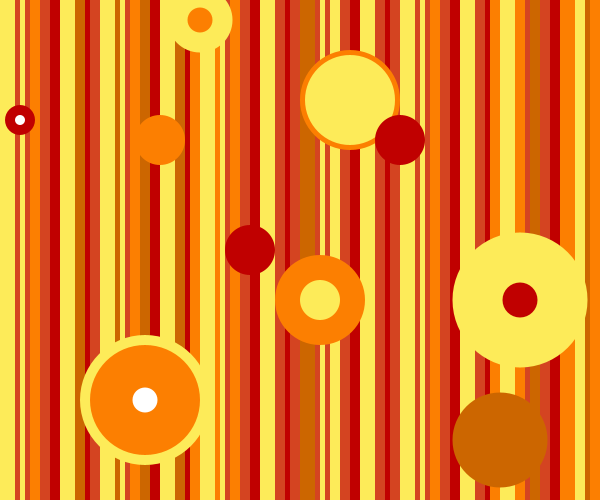
Frame 1 (no input)
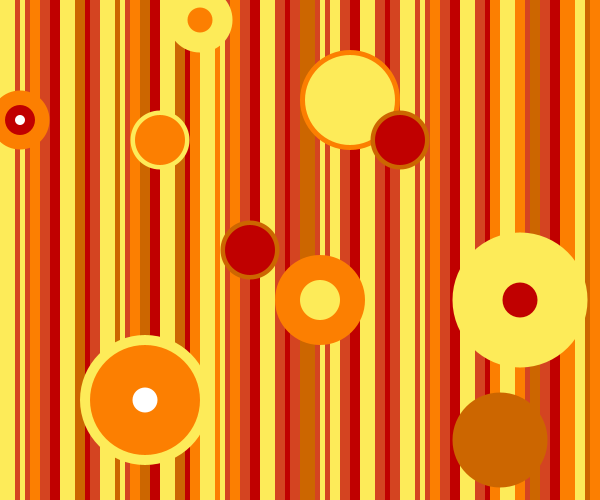
Frame 60 (the mouse pressed at the canvas centre just before this capture)
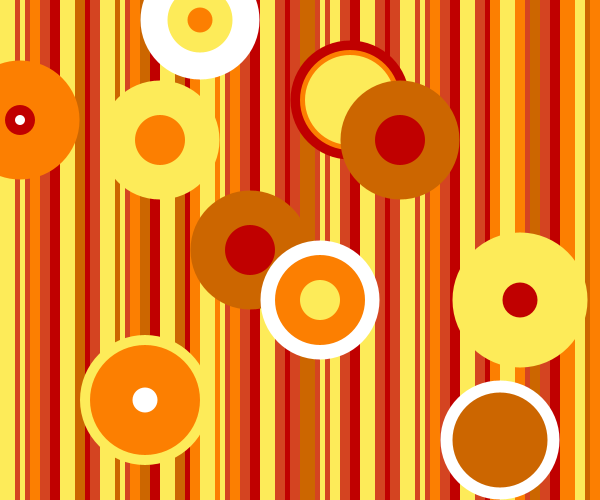
Frame 120 (the mouse held since frame 60 and released just before this capture)

The Processing sketch that drew these frames (run headless with seeded random() and noise(); from frame 60 on, the mouse is pressed at the canvas centre):

// Processing sketch: processing_58376
// ── processing_58376.pde

float circleSize = 0;

void setup() {
  size (600, 500);
}

void draw () {
  
  drawRect (0,0, 15, 500, color(253, 235, 89) );
  drawRect (15,0, 5, 500, color(212 , 68, 33) );
  drawRect (20,0, 15, 500, color(253, 235, 89) );
  drawRect (25,0, 15, 500, color(212 , 68, 33) );
  drawRect (30,0, 10, 500, color(252 , 127, 1) );
  drawRect (40,0, 15, 500, color(212 , 68, 33) );
  drawRect (50,0, 15, 500, color(192 , 0, 0) );
  drawRect (60,0, 15, 500, color(253, 235, 89) );
  drawRect (75,0, 15, 500, color(204, 102, 0) );
  drawRect (85,0, 15, 500, color(192 , 0, 0) );
  drawRect (90,0, 10, 500, color(212 , 68, 33) );
  
  drawRect (100,0, 15, 500, color(253, 235, 89) );
  drawRect (115,0, 5, 500, color(204, 102, 0) );
  drawRect (120,0, 15, 500, color(253, 235, 89) );
  drawRect (125,0, 15, 500, color(212 , 68, 33) );
  drawRect (130,0, 10, 500, color(252 , 127, 1) );
  drawRect (140,0, 15, 500, color(204, 102, 0) );
  drawRect (150,0, 15, 500, color(192 , 0, 0) );
  drawRect (160,0, 15, 500, color(253, 235, 89) );
  drawRect (175,0, 15, 500, color(204, 102, 03) );
  drawRect (185,0, 15, 500, color(192 , 0, 0) );
  drawRect (190,0, 10, 500, color(252 , 127, 1) );
  
  drawRect (200,0, 15, 500, color(253, 235, 89) );
  drawRect (215,0, 5, 500, color(252 , 127, 1) );
  drawRect (220,0, 15, 500, color(253, 235, 89) );
  drawRect (225,0, 15, 500, color(212 , 68, 33) );
  drawRect (230,0, 10, 500, color(252 , 127, 1) );
  drawRect (240,0, 15, 500, color(212 , 68, 33) );
  drawRect (250,0, 15, 500, color(192, 0, 0) );
  drawRect (260,0, 15, 500, color(253, 235, 89) );
  drawRect (275,0, 15, 500, color(212 , 68, 33) );
  drawRect (285,0, 15, 500, color(192 , 0, 0) );
  drawRect (290,0, 10, 500, color(212 , 68, 33) );
  
  drawRect (300,0, 15, 500, color(204, 102, 0) );
  drawRect (315,0, 5, 500, color(212 , 68, 33) );
  drawRect (320,0, 15, 500, color(253, 235, 89) );
  drawRect (325,0, 15, 500, color(212 , 68, 33) );
  drawRect (330,0, 10, 500, color(253, 235, 89) );
  drawRect (340,0, 15, 500, color(212 , 68, 33) );
  drawRect (350,0, 15, 500, color(192 , 0, 0) );
  drawRect (360,0, 15, 500, color(253, 235, 89) );
  drawRect (375,0, 15, 500, color(212 , 68, 33) );
  drawRect (385,0, 15, 500, color(192 , 0, 0) );
  drawRect (390,0, 10, 500, color(212 , 68, 33) );
  
  drawRect (400,0, 15, 500, color(253, 235, 89) );
  drawRect (415,0, 5, 500, color(212 , 68, 33) );
  drawRect (420,0, 15, 500, color(253, 235, 89) );
  drawRect (425,0, 15, 500, color(212 , 68, 33) );
  drawRect (430,0, 10, 500, color(252 , 127, 1) );
  drawRect (440,0, 15, 500, color(212 , 68, 33) );
  drawRect (450,0, 15, 500, color(192 , 0, 0) );
  drawRect (460,0, 15, 500, color(253, 235, 89) );
  drawRect (475,0, 15, 500, color(212 , 68, 33) );
  drawRect (485,0, 15, 500, color(192 , 0, 0) );
  drawRect (490,0, 10, 500, color(252 , 127, 1) );
  
  drawRect (500,0, 15, 500, color(253, 235, 89) );
  drawRect (515,0, 5, 500, color(252 , 127, 1) );
  drawRect (520,0, 15, 500, color(252 , 127, 1) );
  drawRect (525,0, 15, 500, color(212 , 68, 33) );
  drawRect (530,0, 10, 500, color(204, 102, 0) );
  drawRect (540,0, 15, 500, color(212 , 68, 33) );
  drawRect (550,0, 15, 500, color(192 , 0, 0) );
  drawRect (560,0, 15, 500, color(252 , 127, 1) );
  drawRect (575,0, 15, 500, color(253, 235, 89) );
  drawRect (585,0, 15, 500, color(204, 102, 0) );
  drawRect (590,0, 10, 500, color(252 , 127, 1) );
  
  
  fill(252 , 127, 1);
  ellipse(20,120,circleSize,circleSize);
  circleDraw (20,120,30,color (192 , 0, 0));
  circleDraw (20,120,10,color (255));
  
  fill(192 , 0, 0);
  ellipse(145,400,circleSize,circleSize);
  circleDraw (145,400,130,color (253, 235, 89));
  circleDraw (145,400,110,color (252 , 127, 1));
  circleDraw (145,400,25,color (255));
  
  fill(192 , 0, 0);
  ellipse(350,100,circleSize,circleSize);
  circleDraw (350,100,100,color (252 , 127, 1));
  circleDraw (350,100,90,color (253, 235, 89));
  
  fill(204, 102, 0);
  ellipse(250,250,circleSize,circleSize);
  circleDraw (250,250,50,color (192 , 0, 0));
  
  fill(255);
  ellipse(200,20,circleSize,circleSize);
  circleDraw (200,20,65,color (253, 235, 89));
  circleDraw (200,20,25,color (252 , 127, 1));
  
  fill(253, 235, 89);
  ellipse(160,140,circleSize,circleSize);
  circleDraw (160,140,50,color (252 , 127, 1));
  
  fill(204, 102, 0);
  ellipse(400,140,circleSize,circleSize);
  circleDraw (400,140,50,color (192 , 0, 0));
  
  fill(255);
  ellipse(500,440,circleSize,circleSize);
  circleDraw (500,440,95,color (204, 102, 0));
  
  fill(204, 102, 0);
  ellipse(520,300,circleSize,circleSize);
  circleDraw (520,300,135,color (253, 235, 89));
  circleDraw (520,300,35,color (192 , 0, 0));
  
  fill(255);
  ellipse(320,300,circleSize,circleSize);
  circleDraw (320,300,90,color (252 , 127, 1));
  circleDraw (320,300,40,color (253, 235, 89));
  
  if (circleSize>700)
  circleSize=0;
  
 circleSize = circleSize + 1;
 }


void drawRect (int xpos, int ypos, int width, int height, color c) {
  noStroke();
  fill (c);
  rect (xpos, ypos, width, height);
}

void circleDraw (int xpos,int ypos,int circle, color c) {
fill (c);
ellipse(xpos,ypos,circle,circle);
 
}
